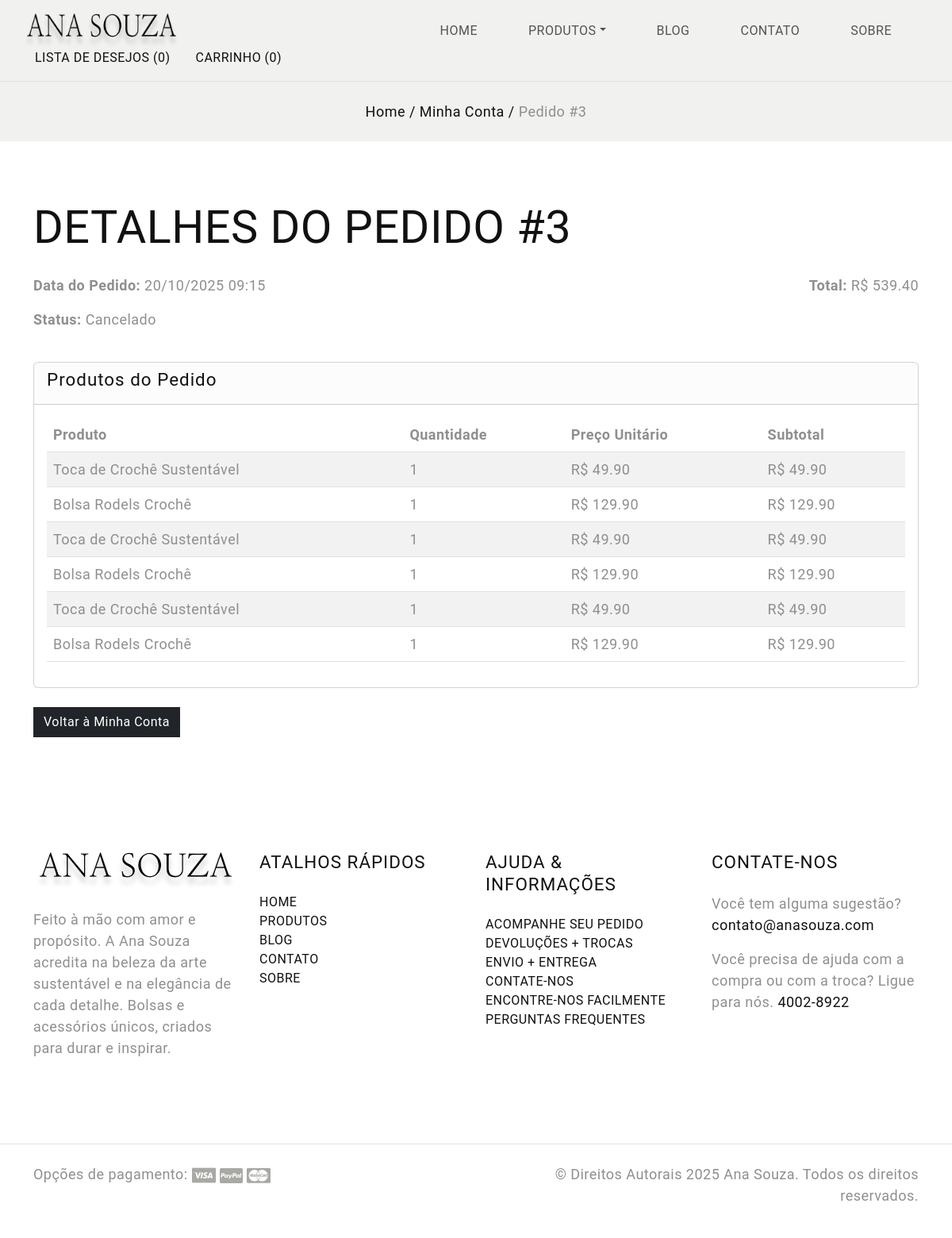
Screenshot of /order/3 (signed in) with the database file from the repository.
### app.py (models this page shows)
class Pedido(db.Model):
    id = db.Column(db.Integer, primary_key=True)
    data = db.Column(db.DateTime, default=datetime.utcnow)
    status = db.Column(db.String(50), default="Em processamento")
    usuario_id = db.Column(db.Integer, db.ForeignKey("usuario.id"), nullable=False)
    itens = db.relationship("PedidoProduto", backref="pedido", lazy=True)
    def total(self):
        return sum([item.preco_unitario * item.quantidade for item in self.itens])

class PedidoProduto(db.Model):
    id = db.Column(db.Integer, primary_key=True)
    pedido_id = db.Column(db.Integer, db.ForeignKey("pedido.id"), nullable=False)
    produto_id = db.Column(db.Integer, db.ForeignKey("produto.id"), nullable=False)
    quantidade = db.Column(db.Integer, nullable=False, default=1)
    preco_unitario = db.Column(db.Float, nullable=False)
    produto = db.relationship("Produto")

class Produto(db.Model):
    id = db.Column(db.Integer, primary_key=True)
    nome = db.Column(db.String(100), nullable=False)
    descricao = db.Column(db.Text, nullable=False)
    preco = db.Column(db.Float, nullable=False)
    quantidade_estoque = db.Column(db.Integer, nullable=False)
    cor = db.Column(db.String(50))
    imagem = db.Column(db.String(200))  # caminho da imagem na pasta static

### app.py (the view)
@app.route('/order/<int:id>')
def order_details(id):
    user_email = session.get('usuario')
    if not user_email:
        return redirect(url_for('login'))
    user = Usuario.query.filter_by(email=user_email).first()
    if not user:
        return redirect(url_for('login'))
    pedido = Pedido.query.filter_by(id=id, usuario_id=user.id).first()
    if not pedido:
        return "Pedido não encontrado ou você não tem permissão para ver este pedido.", 404
    produtos_pedido = PedidoProduto.query.filter_by(pedido_id=pedido.id).all()
    return render_template('order_details.html', pedido=pedido, produtos_pedido=produtos_pedido)

### templates/order_details.html (shortened to what this page needs)
<!DOCTYPE html>
<html lang="pt-BR">
<head>
  <link href="https://cdn.jsdelivr.net/npm/bootstrap@5.3.0-alpha3/dist/css/bootstrap.min.css" rel="stylesheet">
  <link rel="stylesheet" href="https://cdnjs.cloudflare.com/ajax/libs/font-awesome/6.4.2/css/all.min.css">
  <link rel="stylesheet" href="{{ url_for('static', filename='css/style.css') }}">
</head>
<body class="homepage">
  {% include 'navbar.html' %}
  <section class="hero-section bg-light py-4">
    <div class="container">
      <div class="row">
        <div class="text-center">
          <div class="breadcrumbs">
            <span class="item"><a href="{{ url_for('home') }}">Home /</a></span>
            <span class="item"><a href="{{ url_for('user_info') }}">Minha Conta /</a></span>
            <span class="item">Pedido #{{ pedido.id }}</span>
          </div>
        </div>
      </div>
    </div>
  </section>
  <section id="order-details" class="py-5">
    <div class="container">
      <h2 class="section-title text-uppercase mb-4">Detalhes do Pedido #{{ pedido.id }}</h2>
      <div class="row mb-4">
        <div class="col-md-6">
          <p><strong>Data do Pedido:</strong> {{ pedido.data.strftime('%d/%m/%Y %H:%M') }}</p>
          <p><strong>Status:</strong> {{ pedido.status }}</p>
        </div>
        <div class="col-md-6 text-end">
          <p><strong>Total:</strong>  R$ {{ "%.2f"|format(pedido.total()) }}</p>
        </div>
      </div>
      <div class="row">
        <div class="col-12">
          <div class="card">
            <div class="card-header">
              <h5>Produtos do Pedido</h5>
            </div>
            <div class="card-body table-responsive">
              <table class="table table-striped">
                <thead>
                  <tr>
                    <th>Produto</th>
                    <th>Quantidade</th>
                    <th>Preço Unitário</th>
                    <th>Subtotal</th>
                  </tr>
                </thead>
                <tbody>
                  {% for item in produtos_pedido %}
                  <tr>
                    <td>{{ item.produto.nome }}</td>
                    <td>{{ item.quantidade }}</td>
                    <td>R$ {{ "%.2f"|format(item.preco_unitario) }}</td>
                    <td>R$ {{ "%.2f"|format(item.preco_unitario * item.quantidade) }}</td>
                  </tr>
                  {% else %}
                  <tr>
                    <td colspan="4" class="text-center">Nenhum produto encontrado neste pedido</td>
                  </tr>
                  {% endfor %}
                </tbody>
              </table>
            </div>
          </div>
        </div>
      </div>
      <div class="mt-4">
        <a href="{{ url_for('user_info') }}" class="btn btn-dark">Voltar à Minha Conta</a>
      </div>
    </div>
  </section>
    <footer id="footer" class="mt-5">
    <div class="container">
      <div class="row d-flex flex-wrap justify-content-between py-5">
        <div class="col-md-3 col-sm-6">
          <div class="footer-menu footer-menu-001">
            <div class="footer-intro mb-4">
              <a href="{{ url_for('home') }}">
                <img src="static/resource/logo.png" alt="logo">
              </a>
            </div>
            <p>Feito à mão com amor e propósito. A Ana Souza acredita na beleza da arte sustentável e na elegância de cada detalhe.
              Bolsas e acessórios únicos, criados para durar e inspirar.</p>
            <div class="social-links">
              <ul class="list-unstyled d-flex flex-wrap gap-3">
                <li>
                  <a href="#" class="text-secondary">
                    <svg width="24" height="24" viewBox="0 0 24 24">
                      <use xlink:href="#facebook"></use>
                    </svg>
                  </a>
                </li>
                <li>
                  <a href="#" class="text-secondary">
                    <svg width="24" height="24" viewBox="0 0 24 24">
                      <use xlink:href="#twitter"></use>
                    </svg>
                  </a>
                </li>
                <li>
                  <a href="#" class="text-secondary">
                    <svg width="24" height="24" viewBox="0 0 24 24">
                      <use xlink:href="#youtube"></use>
                    </svg>
                  </a>
                </li>
                <li>
                  <a href="#" class="text-secondary">
                    <svg width="24" height="24" viewBox="0 0 24 24">
                      <use xlink:href="#pinterest"></use>
                    </svg>
                  </a>
                </li>
                <li>
                  <a href="#" class="text-secondary">
                    <svg width="24" height="24" viewBox="0 0 24 24">
                      <use xlink:href="#instagram"></use>
                    </svg>
                  </a>
                </li>
              </ul>
            </div>
          </div>
        </div>
        <div class="col-md-3 col-sm-6">
          <div class="footer-menu footer-menu-002">
            <h5 class="widget-title text-uppercase mb-4">Atalhos rápidos</h5>
            <ul class="menu-list list-unstyled text-uppercase border-animation-left fs-6">
              <li class="menu-item">
                <a href="{{ url_for('home') }}" class="item-anchor">Home</a>
              </li>
              <li class="menu-item">
                <a href="{{ url_for('all_products') }}" class="item-anchor">Produtos</a>
              </li>
              <li class="menu-item">
                <a href="{{ url_for('blog') }}" class="item-anchor">Blog</a>
              </li>
              <li class="menu-item">
                <a href="{{ url_for('contact') }}" class="item-anchor">Contato</a>
              </li>
              <li class="menu-item">
                <a href="{{ url_for('lading_page') }}" class="item-anchor">Sobre</a>
              </li>
            </ul>
          </div>
        </div>
        <div class="col-md-3 col-sm-6">
          <div class="footer-menu footer-menu-003">
            <h5 class="widget-title text-uppercase mb-4">Ajuda & Informações</h5>
            <ul class="menu-list list-unstyled text-uppercase border-animation-left fs-6">
              <li class="menu-item">
                <a href="#" class="item-anchor">Acompanhe seu pedido</a>
              </li>
              <li class="menu-item">
                <a href="#" class="item-anchor">Devoluções + Trocas</a>
              </li>
              <li class="menu-item">
                <a href="#" class="item-anchor">Envio + Entrega</a>
              </li>
              <li class="menu-item">
                <a href="{{ url_for('contact') }}" class="item-anchor">Contate-nos</a>
              </li>
              <li class="menu-item">
                <a href="{{ url_for('contact') }}" class="item-anchor">Encontre-nos facilmente</a>
              </li>
              <li class="menu-item">
                <a href="#" class="item-anchor">Perguntas Frequentes</a>
              </li>
            </ul>
          </div>
        </div>
        <div class="col-md-3 col-sm-6">
          <div class="footer-menu footer-menu-004 border-animation-left">
            <h5 class="widget-title text-uppercase mb-4">Contate-nos</h5>
            <p>Você tem alguma sugestão? <a href="mailto:contato@yourcompany.com"
                class="item-anchor">contato@anasouza.com</a></p>
            <p>Você precisa de ajuda com a compra ou com a troca? Ligue para nós. <a href="tel:40028922" class="item-anchor">4002-8922</a>
            </p>
          </div>
        </div>
      </div>
    </div>
    <div class="border-top py-4">
      <div class="container">
        <div class="row">
          <div class="col-md-6 d-flex flex-wrap">
            <div class="payment-option">
              <span>Opções de pagamento:</span>
              <img src="static/resource/visa-card.png" alt="card">
              <img src="static/resource/paypal-card.png" alt="card">
              <img src="static/resource/master-card.png" alt="card">
            </div>
          </div>
          <div class="col-md-6 text-end">
            <p>© Direitos Autorais 2025 Ana Souza. Todos os direitos reservados. </p>
          </div>
        </div>
      </div>
    </div>
  </footer>
</body>
</html>

### static/css/style.css (style rules this page uses)
body { --heading-font: "Marcellus", Roboto, sans-serif; --heading-font-weight: 400; --heading-color: #111; --heading-line-height: 1.24; --swiper-theme-color: #8C907E; --bs-body-font-family: "Jost", Roboto, sans-serif; --bs-body-font-size: 18px; --bs-body-font-weight: 400; --bs-body-line-height: 1.5; --bs-body-color: #8f8f8f; --bs-body-color-rgb: 143, 143, 143; --bs-primary: #8C907E; --bs-secondary: #6c757d; --bs-black: #111; --bs-light: #F1F1F0; --bs-dark: #212529; --bs-gray: #9aa1a7; --bs-gray-dark: #51565b; --bs-primary-rgb: 140, 144, 126; --bs-secondary-rgb: 108, 117, 125; --bs-black-rgb: 17, 17, 17; --bs-light-rgb: 241, 241, 240; --bs-dark-rgb: 33, 37, 41; --bs-link-color: #111; --bs-link-color-rgb: 17, 17, 17; --bs-link-decoration: underline; --bs-link-hover-color: #111; --bs-link-hover-color-rgb: 17, 17, 17; }
body { letter-spacing: 0.03rem; }
h1, .h1, h2, .h2, h3, .h3, h4, .h4, h5, .h5, h6, .h6 { font-family: var(--heading-font); font-weight: var(--heading-font-weight); color: var(--heading-color); line-height: var(--heading-line-height); }
h1, h2, h3 { margin: 25px 0; }
h5, h6 { letter-spacing: 1px; }
h2, .h2 { font-size: 3.6rem; }
h5, .h5 { font-size: 1.4rem; }
a { text-decoration: none; }
.btn { --bs-btn-border-radius: 0; }
.border-animation-left .item-anchor { position: relative; margin-bottom: 20px; }
.border-animation-left .item-anchor:after { content: ""; position: absolute; width: 0; height: 1px; left: 0; bottom: 0; z-index: 9; background: var(--bs-dark); transition: all 0.5s ease; }
.border-animation-left.light-border .item-anchor:after, .border-animation-left .item-anchor:after { background: var(--bs-dark); }

### rows the page displays
Pedido: id "3", data "20/10/2025 09:15", status "Cancelado"
PedidoProduto: total "539.40", produto.nome "Toca de Crochê Sustentável", quantidade "1", preco_unitario "49.90", item.preco_unitario*item.quantidade "49.90"
PedidoProduto: produto.nome "Bolsa Rodels Crochê", quantidade "1", preco_unitario "129.90", item.preco_unitario*item.quantidade "129.90"
PedidoProduto: produto.nome "Toca de Crochê Sustentável", quantidade "1", preco_unitario "49.90", item.preco_unitario*item.quantidade "49.90"
PedidoProduto: produto.nome "Bolsa Rodels Crochê", quantidade "1", preco_unitario "129.90", item.preco_unitario*item.quantidade "129.90"
PedidoProduto: produto.nome "Toca de Crochê Sustentável", quantidade "1", preco_unitario "49.90", item.preco_unitario*item.quantidade "49.90"
PedidoProduto: produto.nome "Bolsa Rodels Crochê", quantidade "1", preco_unitario "129.90", item.preco_unitario*item.quantidade "129.90"
